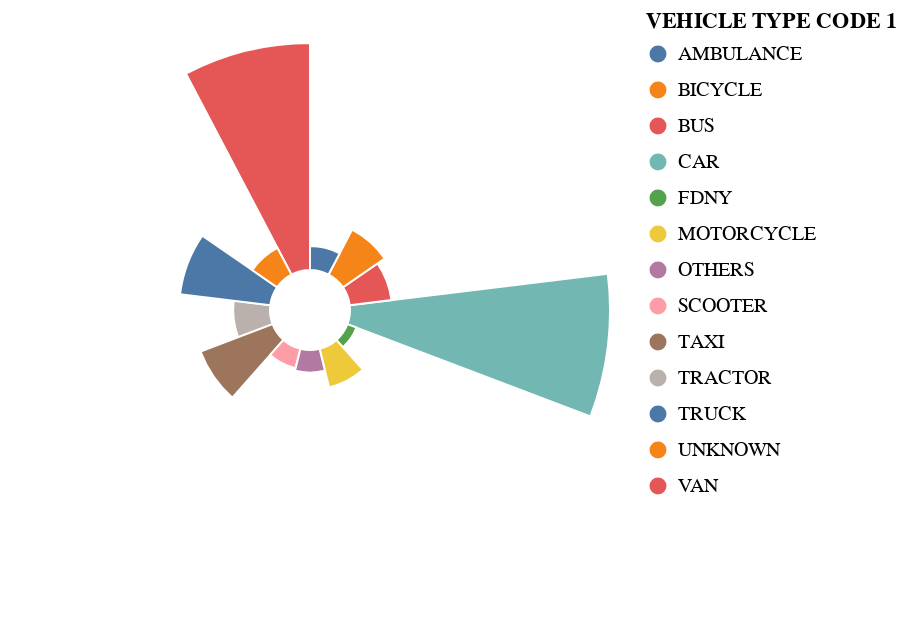

This figure's notebook cell:
### Markdown cell above
The result is decent but at the same time there are some classes barely noticeable. We want to clarify that the answer of this question is impossible with the available data, since we would need the traffic percenatge or proportion of every type of vehicle to determine if there is a vehicle more prone to have crashes than others. This happens because, for example, there are much more cars than ambulances, so the number of total car crashes is much bigger than the numbe of total ambulance crashes, and without the traffic proportions we can't really say if one of the vehicles is more prone to have an accident than the others. 

Having stated this, we thought that polar area charts could be a good option to make the classes with less crashes more noticeable. We are aware that the comparison between areas is more difficult, however we believe that the main (erroneous for the reasons previously explained) conclusions for the question are still clear enough and pretty understandable.

### Code cell
df = collisions[['VEHICLE TYPE CODE 1']]

alt.Chart(collisions).encode(
    alt.Theta("VEHICLE TYPE CODE 1:N").stack(True),
    alt.Radius("count()").scale(type="sqrt", zero=True, rangeMin=20),
    color=alt.Color("VEHICLE TYPE CODE 1:N"),
).mark_arc(innerRadius=20, stroke="#fff")

### Figure 1 — Vega specification as saved in the notebook (floating-point values rounded to 4 significant figures)
{"$schema": "https://vega.github.io/schema/vega/v5.json", "data": [{"name": "source_0", "values": [{"VEHICLE TYPE CODE 1": "VAN", "__count": 41651}, {"VEHICLE TYPE CODE 1": "CAR", "__count": 54690}, {"VEHICLE TYPE CODE 1": "BUS", "__count": 1430}, {"VEHICLE TYPE CODE 1": "TRACTOR", "__count": 1098}, {"VEHICLE TYPE CODE 1": "TAXI", "__count": 4806}, {"VEHICLE TYPE CODE 1": "SCOOTER", "__count": 324}, {"VEHICLE TYPE CODE 1": "TRUCK", "__count": 6684}, {"VEHICLE TYPE CODE 1": "MOTORCYCLE", "__count": 1275}, {"VEHICLE TYPE CODE 1": "BICYCLE", "__count": 2083}, {"VEHICLE TYPE CODE 1": "OTHERS", "__count": 414}, {"VEHICLE TYPE CODE 1": "AMBULANCE", "__count": 470}, {"VEHICLE TYPE CODE 1": "FDNY", "__count": 76}, {"VEHICLE TYPE CODE 1": "UNKNOWN", "__count": 739}]}, {"name": "source_0_theta_domain_VEHICLE TYPE CODE 1", "values": [{"VEHICLE TYPE CODE 1": "VAN"}, {"VEHICLE TYPE CODE 1": "CAR"}, {"VEHICLE TYPE CODE 1": "BUS"}, {"VEHICLE TYPE CODE 1": "TRACTOR"}, {"VEHICLE TYPE CODE 1": "TAXI"}, {"VEHICLE TYPE CODE 1": "SCOOTER"}, {"VEHICLE TYPE CODE 1": "TRUCK"}, {"VEHICLE TYPE CODE 1": "MOTORCYCLE"}, {"VEHICLE TYPE CODE 1": "BICYCLE"}, {"VEHICLE TYPE CODE 1": "OTHERS"}, {"VEHICLE TYPE CODE 1": "AMBULANCE"}, {"VEHICLE TYPE CODE 1": "FDNY"}, {"VEHICLE TYPE CODE 1": "UNKNOWN"}]}, {"name": "source_0_color_domain_VEHICLE TYPE CODE 1", "values": [{"VEHICLE TYPE CODE 1": "VAN"}, {"VEHICLE TYPE CODE 1": "CAR"}, {"VEHICLE TYPE CODE 1": "BUS"}, {"VEHICLE TYPE CODE 1": "TRACTOR"}, {"VEHICLE TYPE CODE 1": "TAXI"}, {"VEHICLE TYPE CODE 1": "SCOOTER"}, {"VEHICLE TYPE CODE 1": "TRUCK"}, {"VEHICLE TYPE CODE 1": "MOTORCYCLE"}, {"VEHICLE TYPE CODE 1": "BICYCLE"}, {"VEHICLE TYPE CODE 1": "OTHERS"}, {"VEHICLE TYPE CODE 1": "AMBULANCE"}, {"VEHICLE TYPE CODE 1": "FDNY"}, {"VEHICLE TYPE CODE 1": "UNKNOWN"}]}], "marks": [{"type": "arc", "name": "marks", "from": {"data": "source_0"}, "encode": {"update": {"startAngle": {"field": "VEHICLE TYPE CODE 1", "scale": "theta"}, "fill": {"field": "VEHICLE TYPE CODE 1", "scale": "color"}, "endAngle": {"field": "VEHICLE TYPE CODE 1", "scale": "theta", "offset": {"signal": "bandwidth('theta')"}}, "description": {"signal": "\"VEHICLE TYPE CODE 1: \" + (isValid(datum[\"VEHICLE TYPE CODE 1\"]) ? datum[\"VEHICLE TYPE CODE 1\"] : \"\"+datum[\"VEHICLE TYPE CODE 1\"]) + \"; Count of Records: \" + (format(datum[\"__count\"], \"\"))"}, "innerRadius": {"value": 20}, "y": {"signal": "height", "mult": 0.5}, "outerRadius": {"field": "__count", "scale": "radius"}, "x": {"signal": "width", "mult": 0.5}, "stroke": {"value": "#fff"}}}, "style": ["arc"]}], "scales": [{"name": "theta", "type": "band", "domain": {"data": "source_0_theta_domain_VEHICLE TYPE CODE 1", "field": "VEHICLE TYPE CODE 1", "sort": true}, "range": [0, 6.283]}, {"name": "radius", "type": "sqrt", "domain": {"data": "source_0", "field": "__count"}, "range": [20, {"signal": "min(width,height)/2"}], "zero": true}, {"name": "color", "type": "ordinal", "domain": {"data": "source_0_color_domain_VEHICLE TYPE CODE 1", "field": "VEHICLE TYPE CODE 1", "sort": true}, "range": "category"}], "legends": [{"fill": "color", "symbolType": "circle", "title": "VEHICLE TYPE CODE 1", "encode": {"symbols": {"update": {"stroke": {"value": "#fff"}}}}}], "width": 300, "height": 300, "background": "white", "padding": 5, "style": "view"}
